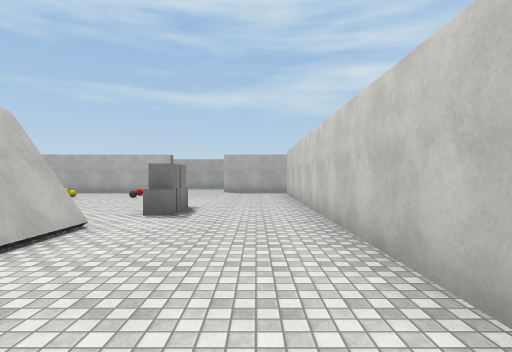
View 1 (above)

16 first-person views from a walk through a 3-D level made in the Unity game engine. The camera is 1.5 m above the floor, looks level and sees 80° across. The floor is counted in squares, 2 m on a side. Each view is taken from the middle of a square. On the plan, view 1 faces up. The plan holds only what a view shows up to about 10 squares ahead; the rest is blank. The player character is not drawn. Surface patterns are stand-ins for the level's own textures.

View 2
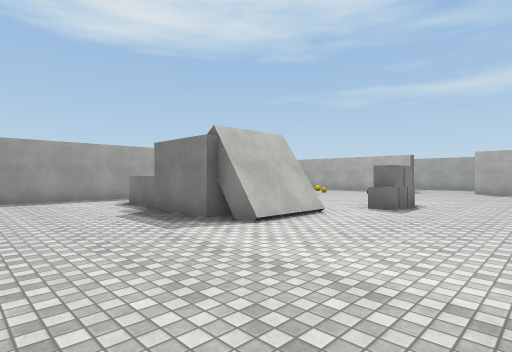

View 3
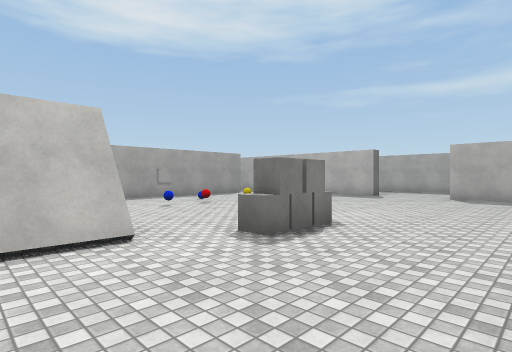

View 4
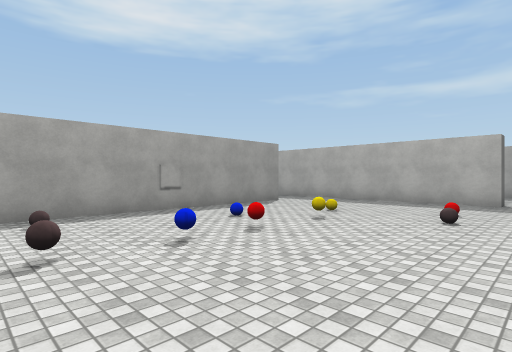

View 5
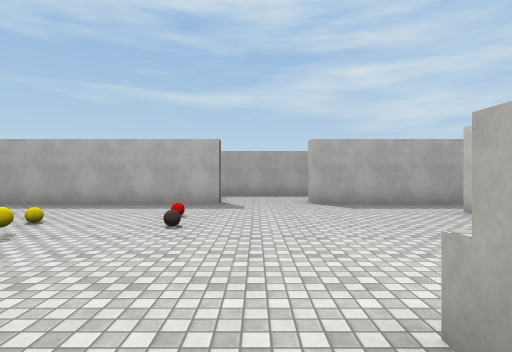

View 6
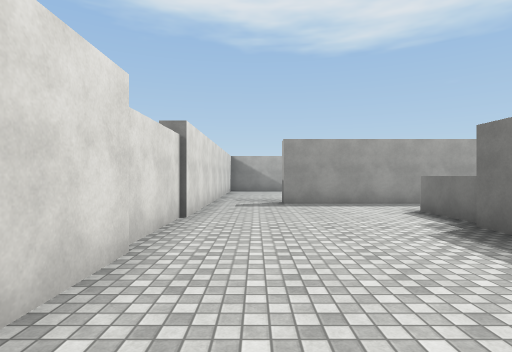

View 7
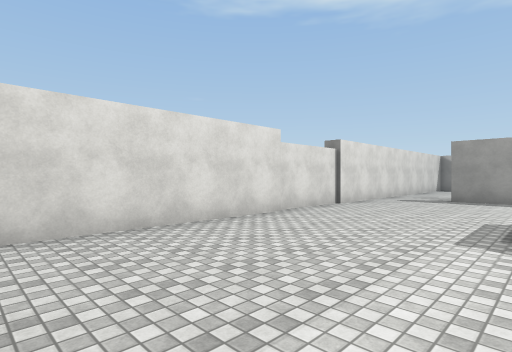

View 8
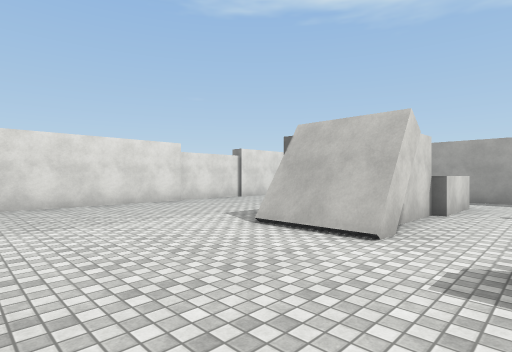

View 9
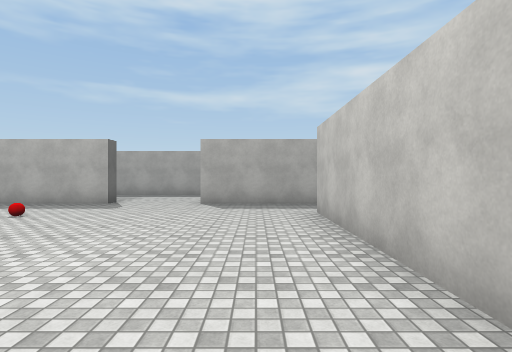

View 10
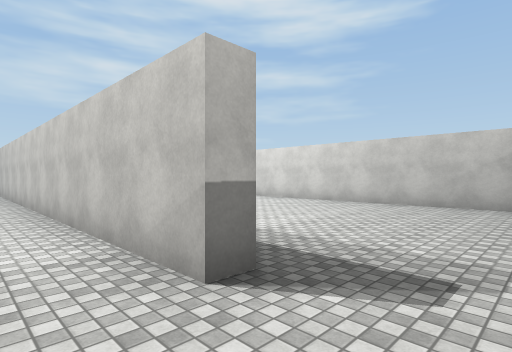

View 11
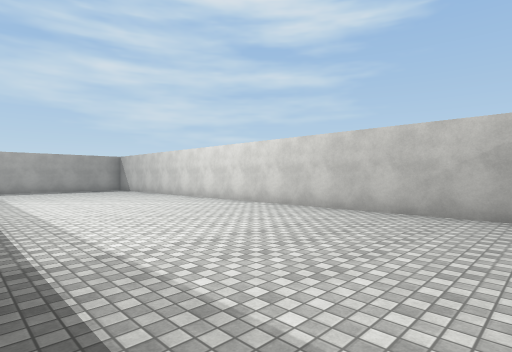

View 12
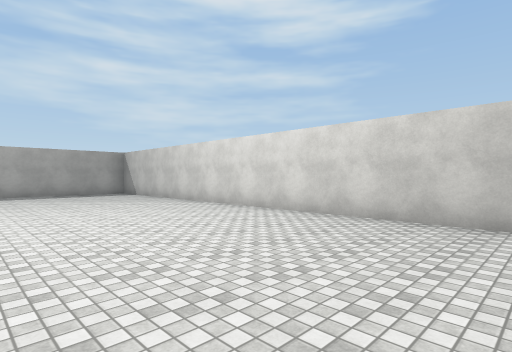

View 13
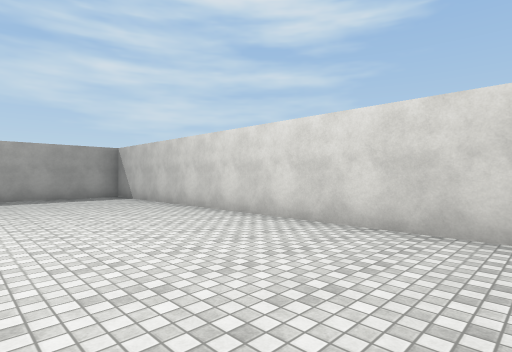

View 14
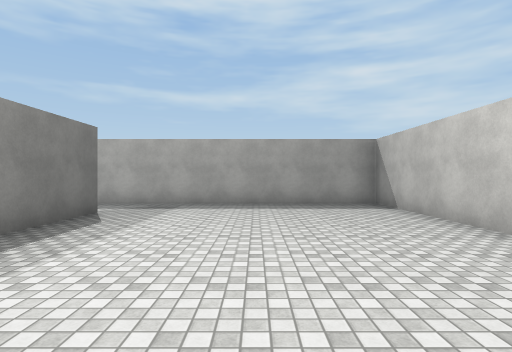

View 15
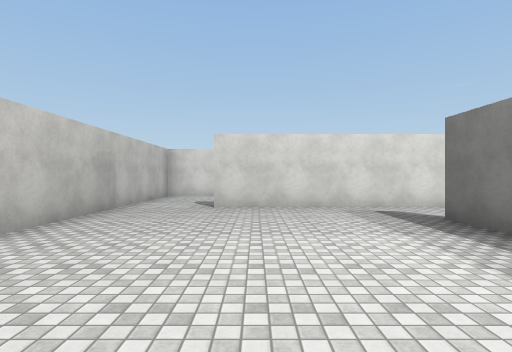

View 16
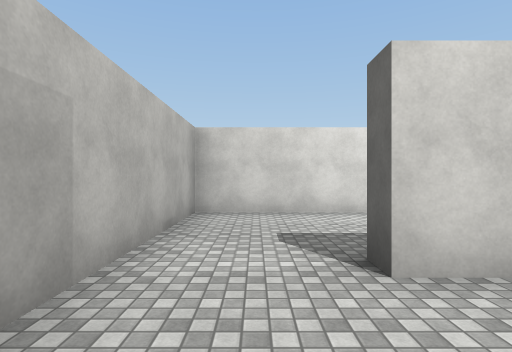

### Floor plan
Ten units are one square. View 1 is at (0, 0); x grows to the right and y downward. Boxes are objects, and circles mark ways between rooms. Rooms are numbered by the first view taken in them; rooms with no view inside come last. Other rooms are left out.
<svg viewBox="-97 -148 185 183">
<path fill="none" stroke="#000" d="M-36 -45 -28 -45 -28 -25 -35 -25 -35 -23 -55 -23M-55 -43 -39 -43M-58 -25 -75 -25M-75 -45 -55 -45M-92 -75 -92 2M18 3 13 3 13 -122M-40 -143 -85 -143M-92 -122 -92 -94M14 -143 -15 -143M-84 22 15 22M-26 -45 -26 -25M18 -11 18 3M18 -122 18 -99M15 22 60 22M83 26 83 -143 14 -143"/>
<rect x="-85" y="-65" width="10" height="10" fill="#bbb"><title>ball</title></rect>
<rect x="-75" y="-95" width="10" height="10" fill="#bbb"><title>other object</title></rect>
<rect x="-75" y="-115" width="10" height="10" fill="#bbb"><title>yellow ball</title></rect>
<rect x="-65" y="-65" width="10" height="10" fill="#bbb"><title>ball</title></rect>
<rect x="-65" y="-75" width="10" height="10" fill="#bbb"><title>blue ball</title></rect>
<rect x="-65" y="-85" width="10" height="10" fill="#bbb"><title>red ball</title></rect>
<rect x="-65" y="-105" width="10" height="10" fill="#bbb"><title>yellow ball</title></rect>
<rect x="-45" y="-115" width="10" height="10" fill="#bbb"><title>ball</title></rect>
<rect x="-45" y="-125" width="10" height="10" fill="#bbb"><title>red ball</title></rect>
<rect x="-25" y="-65" width="10" height="10" fill="#bbb"><title>cube</title></rect>
<rect x="-25" y="-75" width="10" height="10" fill="#bbb"><title>cube</title></rect>
<circle cx="20" cy="-130" r="3" fill="#2a7"/>
<circle cx="20" cy="15" r="3" fill="#2a7"/>
<text x="-30" y="-60">1</text>
<text x="50" y="-50">2</text>
</svg>
Room 1 opens to room 2.

Where each view was taken, in squares from view 1:
view 1: 0 up, 0 right, facing up
view 2: 1 down, 1 right, facing up-left
view 3: 3 up, 1 right, facing up-left
view 4: 5 up, 3 left, facing up-left
view 5: 6 up, 3 left, facing up
view 6: 1 down, 1 left, facing left
view 7: 2 up, 1 right, facing down-left
view 8: 6 up, 1 right, facing down-left
view 9: 6 up, 0 right, facing up
view 10: 2 down, 0 right, facing up-right
view 11: 2 down, 2 right, facing up-right
view 12: 1 up, 3 right, facing up-right
view 13: 3 up, 4 right, facing up-right
view 14: 6 up, 5 right, facing up
view 15: 5 up, 5 right, facing down
view 16: 0 up, 7 right, facing down
